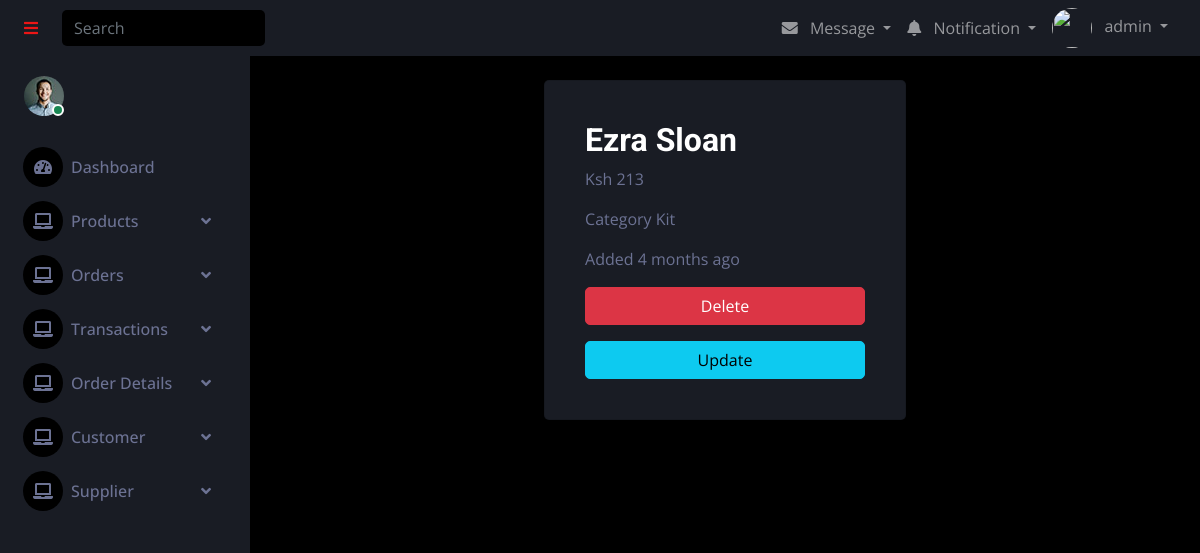
The app's page /product/1005 (signed in) with its own data.
### inventory_app/models.py (models this page shows, shortened)
class Product(models.Model):
    productCode = models.IntegerField()
    productName = models.CharField(max_length=50)
    productDescription = models.CharField(max_length=1000)
    productCategory = models.CharField(max_length=50, choices=Category, default="Eyes")
    productPrice = models.DecimalField(max_digits=5, decimal_places=0)
    productQuantity = models.PositiveIntegerField()
    created_at = models.DateTimeField(auto_now_add=True, null=True)  # Once during creation
    updated_at = models.DateTimeField(auto_now=True, null=True)  # Every time an update happens
    class Meta:
        verbose_name = 'Product'
        verbose_name_plural = 'Products'
        ordering = ["productCategory"]

### inventory_app/views.py (the view)
# urls.py: path('product/<int:prod_id>', views.product_details, name='product_details'),
@login_required
def product_details(request, prod_id):
    product = Product.objects.get(pk=prod_id)
    return render(request, "view_product.html", {"product": product})

### templates/view_product.html (shortened to what this page needs)
{% extends 'layout/master.html' %}
{% load humanize %}
{% block content %}
<div class="container-fluid position-relative d-flex p-0">
     <div class="content">
    <div class="container-fluid pt-4 px-4">
        <div class="row justify-content-center">
            <div class="col-sm-5">
                <div class="card bg-secondary rounded h-100 p-4">
                    <div class="card-body">
                        <h2 class="card-title">{{ product.productName }}</h2>
                        <p class="card-text">Ksh {{ product.productPrice | intcomma }}</p>
                        <p class="card-text">Category {{ product.productCategory }}</p>
                         <p class="card-text">
                        Added {{ product.created_at | naturaltime }}</p>
                        {% if perms.main_app.delete_employee %}
                            <a href="{% url 'delete_product' product.id %}" class="btn btn-danger
                            w-100">Delete</a>
                        {% endif %}
                        {% if perms.main_app.change_employee %}
                            <a href="{% url 'update_products' product.id %}" class="btn btn-info w-100
                            mt-3">Update</a>
                        {% endif %}
                    </div>
                </div>
            </div>
        </div>
    </div>
     </div>
</div>
{% endblock %}

### templates/partials/header.html (shortened to what this page needs)
{% load static %}
        <div class="sidebar pe-4 pb-3">
            <nav class="navbar bg-secondary navbar-dark">
                <a href="{% url 'home' %}" class="navbar-brand mx-4 mb-3">
                    <h3 class="text-primary">Bonita IMS</h3>
                </a>
                <div class="d-flex align-items-center ms-4 mb-4">
                    <div class="position-relative">
                        <img class="rounded-circle" src="{% static 'app/img/user.jpg' %}" alt=""
                             style="width: 40px;
                        height:
                        40px;">
                        <div class="bg-success rounded-circle border border-2 border-white position-absolute end-0 bottom-0 p-1"></div>
                    </div>
                </div>
                <div class="navbar-nav w-100">
                    <a href="{% url 'home' %}" class="nav-item nav-link"><i class="fa
                    fa-tachometer-alt me-2"></i>Dashboard</a>
                     <div class="nav-item dropdown">
                        <a href="#" class="nav-link dropdown-toggle" data-bs-toggle="dropdown"><i
                                class="fa fa-laptop me-2"></i>Products</a>
                    </div>
                     <div class="nav-item dropdown">
                        <a href="#" class="nav-link dropdown-toggle" data-bs-toggle="dropdown"><i
                                class="fa fa-laptop me-2"></i>Orders</a>
                    </div>
                     <div class="nav-item dropdown">
                        <a href="#" class="nav-link dropdown-toggle" data-bs-toggle="dropdown"><i
                                class="fa fa-laptop me-2"></i>Transactions</a>
                    </div>
                      <div class="nav-item dropdown">
                        <a href="#" class="nav-link dropdown-toggle" data-bs-toggle="dropdown"><i
                                class="fa fa-laptop me-2"></i>Order Details</a>
                    </div>
                     <div class="nav-item dropdown">
                        <a href="#" class="nav-link dropdown-toggle" data-bs-toggle="dropdown"><i
                                class="fa fa-laptop me-2"></i>Customer</a>
                    </div>
                      <div class="nav-item dropdown">
                        <a href="#" class="nav-link dropdown-toggle" data-bs-toggle="dropdown"><i
                                class="fa fa-laptop me-2"></i>Supplier</a>
                    </div>
                </div>
            </nav>
        </div>
            <nav class="navbar navbar-expand bg-secondary navbar-dark sticky-top px-4 py-0">
                <a href="#" class="sidebar-toggler flex-shrink-0">
                    <i class="fa fa-bars"></i>
                </a>
                <form class="d-none d-md-flex ms-4">
                    <input aria-label="search" class="form-control bg-dark border-0" type="search"
                            placeholder="Search">
                </form>
                <div class="navbar-nav align-items-center ms-auto">
                    <div class="nav-item dropdown">
                        <a href="#" class="nav-link dropdown-toggle" data-bs-toggle="dropdown">
                            <i class="fa fa-envelope me-lg-2"></i>
                            <span class="d-none d-lg-inline-flex">Message</span>
                        </a>
                    </div>
                    <div class="nav-item dropdown">
                        <a href="#" class="nav-link dropdown-toggle" data-bs-toggle="dropdown">
                            <i class="fa fa-bell me-lg-2"></i>
                            <span class="d-none d-lg-inline-flex">Notification</span>
                        </a>
                    </div>
                    <div class="nav-item dropdown">
                        {% if user.is_authenticated %}
                        <a href="#" class="nav-link dropdown-toggle" data-bs-toggle="dropdown">
                            <img class="rounded-circle me-lg-2" src="{{ user.image }}" alt=""
                                 style="width:
                            40px; height: 40px;">
                            <span class="d-none d-lg-inline-flex">{{ user.username }}</span>
                        </a>
                        {% endif %}
                    </div>
                </div>
            </nav>

### static/app/css/style.css (style rules this page uses)
:root { --primary: #EB1616; --secondary: #191C24; --light: #6C7293; --dark: #000000; }
.btn { transition: .5s; }
.sidebar { position: fixed; top: 0; left: 0; bottom: 0; width: 250px; height: 100vh; overflow-y: auto; background: var(--secondary); transition: 0.5s; z-index: 999; }
.content { margin-left: 250px; min-height: 100vh; background: var(--dark); transition: 0.5s; }
@media (min-width: 992px) { .sidebar { margin-left: 0; } }
@media (min-width: 992px) { .content { width: calc(100% - 250px); } }
.sidebar .navbar .navbar-nav .nav-link { padding: 7px 20px; color: var(--light); font-weight: 500; border-left: 3px solid var(--secondary); border-radius: 0 30px 30px 0; outline: none; }
.sidebar .navbar .navbar-nav .nav-link i { width: 40px; height: 40px; display: inline-flex; align-items: center; justify-content: center; background: var(--dark); border-radius: 40px; }
.sidebar .navbar .dropdown-toggle::after { position: absolute; top: 15px; right: 15px; border: none; content: "\f107"; font-family: "Font Awesome 5 Free"; font-weight: 900; transition: .5s; }

### records on screen
Product: productName "Ezra Sloan", productPrice "213", productCategory "Kit", created_at "4 months ago"

### other values on screen
{{ user.username }} "admin"
